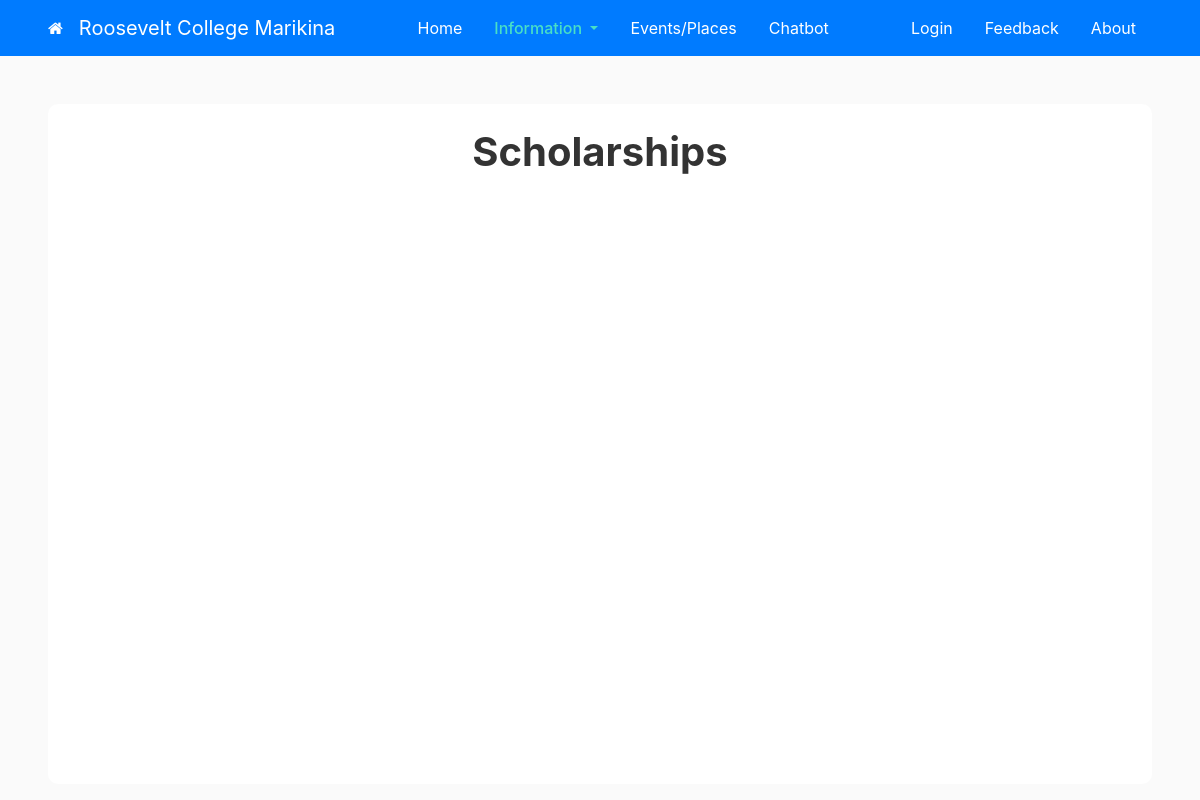
Before: /1/scholarships/ with the older database file.
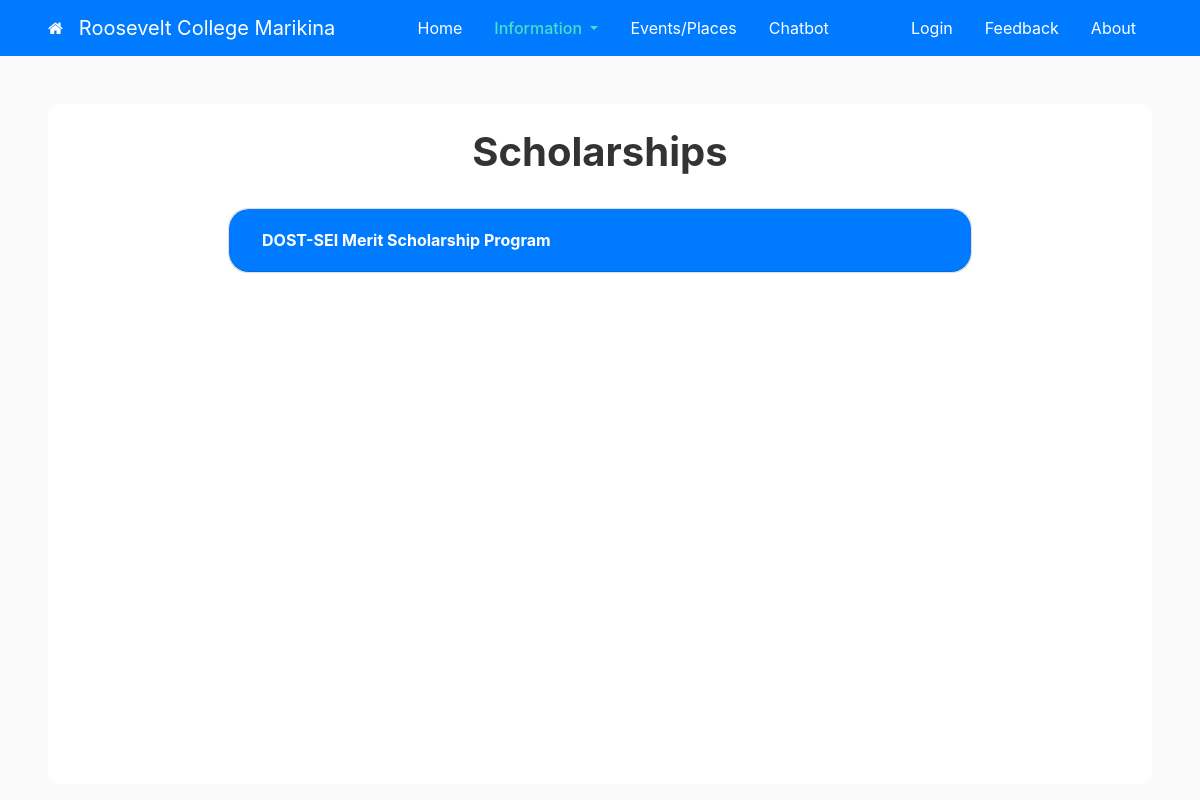
After: the same page with the newer database file.
### information/models.py (models this page shows, shortened)
class Scholarships(models.Model):
    profile = models.ForeignKey(Profile, on_delete=models.CASCADE, default=1)
    scholarship_name = models.TextField(default='')
    description = models.TextField(default='')
    last_updated = models.DateTimeField(default=timezone.now)

### information/views.py (the view)
# urls.py: path('<int:profile_id>/scholarships/', information_views.scholarship_list, name='scholarships'),
def scholarship_list(request, profile_id):
	context = {
		'title': 'Scholarships',
		'scholarships': Scholarships.objects.filter(profile = profile_id),
		'toggles': Toggles.objects.get(profile = profile_id),
		'profile_id': profile_id,
		'active_profile': Profile.objects.get(id=profile_id),
	}
	return render(request, 'information/scholarships.html', context)

### information/templates/information/scholarships.html (shortened to what this page needs)
{% extends "main/base.html" %}
{% block content %}
<div class="infobox">
	<h1 class="d-flex justify-content-center"><b>Scholarships</b></h1>
	<div id="accordion" class="infolist">
		{% for scholarship in scholarships %}
		<div class="card mb-3">
		  <div class="card-header" id="heading{{ scholarship.id }}">
			<h5 class="mb-0 d-flex">
			<button class="btn btn-link text-white" data-toggle="collapse" data-target="#collapse{{ scholarship.id }}" aria-expanded="true" aria-controls="collapseOne">
				<b>{{ scholarship.scholarship_name }}</b>
			</button>
			</h5>
		  </div>
		</div>
		{% endfor %}
	</div>
</div>
{% endblock content %}

Changed rows visible on the page:
added Scholarships: scholarship_name "DOST-SEI Merit Scholarship Program"
